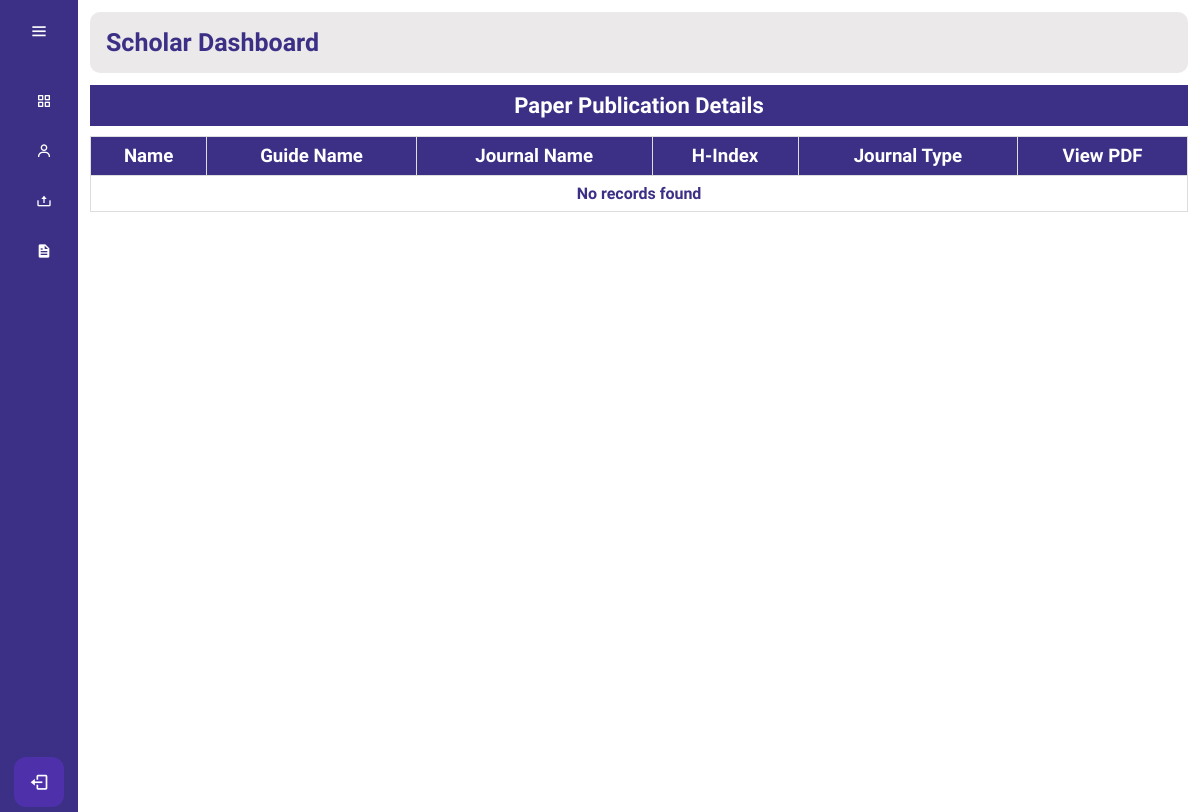
Page /SD/view.php on the earlier database version.
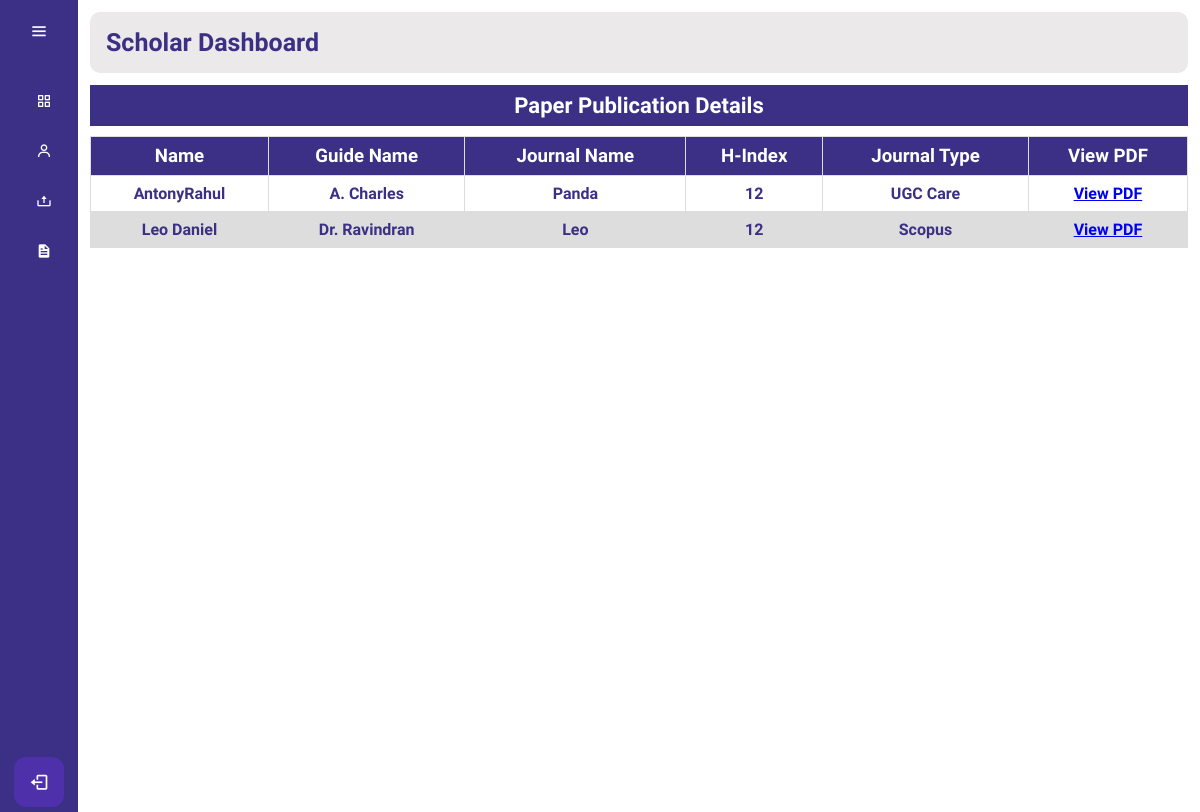
Same page on the later database version.
### tables this page shows
CREATE TABLE IF NOT EXISTS `journal_details` (
  `appid` varchar(255) NOT NULL,
  `dno` varchar(255) NOT NULL,
  `Name` varchar(50) NOT NULL,
  `GuideName` varchar(50) NOT NULL,
  `JournalName` varchar(50) NOT NULL,
  `HIndex` int NOT NULL,
  `JournalType` varchar(100) NOT NULL,
  `PaperTitle` varchar(50) NOT NULL,
  `ImpactFactor` varchar(50) NOT NULL,
  `IssueDate` date NOT NULL,
  `file` blob NOT NULL
);

### SD/view.php (the view, shortened to what this page needs)
<!DOCTYPE html>
<html lang="en" dir="ltr">
<head>
    <link rel="stylesheet" href="dstyle.css">
</head>
<body>
    <?php include "dashboard.php"; ?>
    <div class="viewfile">
        <div class="viewfile_1">
            <header>Paper Publication Details</header>
            <table border="1">
                <tr>
                    <th>Name</th>
                    <th>Guide Name</th>
                    <th>Journal Name</th>
                    <th>H-Index</th>
                    <th>Journal Type</th>
                    <th>View PDF</th>
                </tr>
                <?php
                include("../database/dbase.php");
                $sql = "SELECT Name, GuideName, JournalName, HIndex, JournalType, file FROM journal_details";
                $result = mysqli_query($cn, $sql);
                if (mysqli_num_rows($result) > 0) {
                    while ($row = mysqli_fetch_assoc($result)) {
                        echo "<tr>";
                        echo "<td>" . $row["Name"] . "</td>";
                        echo "<td>" . $row["GuideName"] . "</td>";
                        echo "<td>" . $row["JournalName"] . "</td>";
                        echo "<td>" . $row["HIndex"] . "</td>";
                        echo "<td>" . $row["JournalType"] . "</td>";
                        echo "<td><a href='" . $row["file"] . "' target='_blank'>View PDF</a></td>";
                        echo "</tr>";
                    }
                } else {
                    echo "<tr><td colspan='6'>No records found</td></tr>";
                }
                ?>
            </table>
        </div>
    </div>
</body>
</html>

### SD/dashboard.php (shortened to what this page needs)
<!DOCTYPE html>
<html lang="en">
<head>
    <link href='https://unpkg.com/boxicons@2.1.4/css/boxicons.min.css' rel='stylesheet'>
    <link rel="stylesheet" href="dstyle.css"/>
    <link rel="stylesheet" href="https://unicons.iconscout.com/release/v4.0.0/css/line.css">
</head>
<body>
 <div class="sidebar">
    <div class="logo_content">
        <i class="bx bx-menu" id="btn"></i>
    </div>
    <ul class="nav_list">
        <li>
            <a href="index.php">
                <i class="bx bx-grid-alt"></i>
            </a>
        </li>
        <li>
            <a href="profile.php">
                <i class="bx bx-user"></i>
            </a>
        </li>
        <li>
            <a href="uploadfile.php">
            <i class='bx bx-upload' ></i>
            </a>
        </li>
        <li>
            <a href="view.php">
            <i class='bx bxs-file'></i>
            </a>
        </li>
    </ul>
    <div class="profile_content">
        <div class="profile">
            <a href="../Login/logout.php">
            <i class="bx bx-log-out" id="log_out"></i>
            </a>
        </div>
    </div>
 </div>
 <div class="home_content">
    <div class="text"><h4>Scholar Dashboard</h4></div>
 </div>
</body>
</html>

### SD/dstyle.css (style rules this page uses)
* { margin: 0; padding: 0; box-sizing: border-box; font-weight: bold; font-family: 'Quicksand', sans-serif; }
body { position: relative; min-height: 100vh; width: 100%; overflow: auto; }
.sidebar { position: fixed; top: 0; left: 0; height: 100%; width: 78px; background: #3B3086; padding: 6px 14px; transition: all 0.5s ease; }
.sidebar #btn { position: absolute; color: #fff; left: 50%; top: 6px; font-size: 20px; height: 50px; width: 50px; text-align: center; line-height: 50px; transform: translateX(-50%); }
.sidebar ul { margin-top: 20px; }
.sidebar ul li { position: relative; height: 50px; width: 100%; margin: 0 5px; list-style: none; line-height: 50px; }
.sidebar ul li a { color: #fff; font-weight: bold; display: flex; align-items: center; text-decoration: none; transition: all 0.3s ease; border-radius: 12px; white-space: nowrap; }
.sidebar ul li i { height: 50px; min-width: 50px; border-radius: 12px; line-height: 50px; text-align: center; }
.sidebar .profile_content { position: absolute; color: #fff; bottom: 0; left: 0; width: 100%; }
.sidebar .profile_content .profile { position: relative; padding: 10px 6px; height: 60px; background: none; transition: all 0.3s ease; }
.profile a { color: #fff; }
.profile #log_out { position: absolute; left: 50%; bottom: 5px; transform: translateX(-50%); min-width: 50px; line-height: 50px; font-size: 20px; border-radius: 12px; text-align: center; transition: all 0.3s ease ; background: #4E31AA; }
.home_content { position: relative; height: 100%; width: calc(100% - 78px); left: 78px; transition: all 0.5s ease; }
.home_content .text { background: #ebe9e9; padding: 1rem; border-radius: 10px; font-size: 25px; font-weight: 500; color: #3B3086; margin: 12px; }

### SD/view.php (style rules this page uses)
body { position: relative; font-family: Arial, sans-serif; }
header { text-align: center; font-size: 22px; background-color: #3B3086; color: white; padding: 8px; }
table { width: 100%; border-collapse: collapse; margin-top: 10px; }
th, td { border: 1px solid #ddd; padding: 8px; text-align: center; }
th { font-size: 14pt; background-color: #3B3086; text-align: center; color: white; }
tr:nth-child(odd) { background-color: #ddd; }
.viewfile { position: relative; height: 500px; width: calc(100% - 78px); left: 78px; transition: all 0.5s ease; }
.viewfile .viewfile_1 { border-radius: 10px; font-weight: bold; color: #3B3086; margin: 12px; }

Differences in the rows shown:
added journal_details: Name "AntonyRahul", GuideName "A. Charles", JournalName "Panda", HIndex "12", JournalType "UGC Care"
added journal_details: Name "Leo Daniel", GuideName "Dr. Ravindran", JournalName "Leo", HIndex "12", JournalType "Scopus"
Other differences:
text no longer shown: "No records found"
